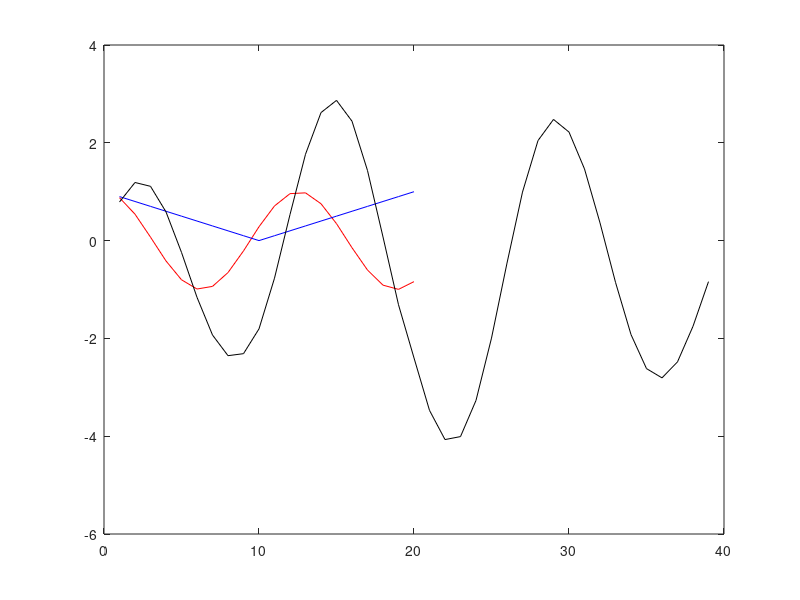
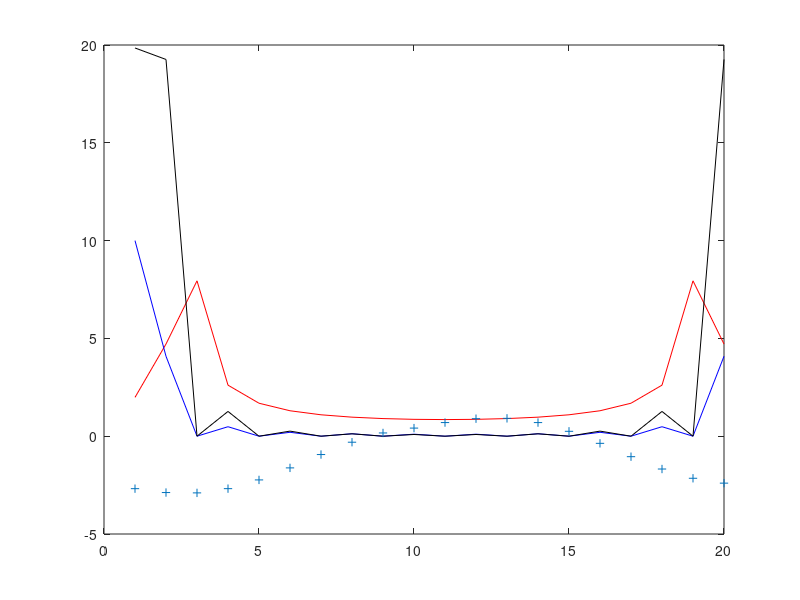
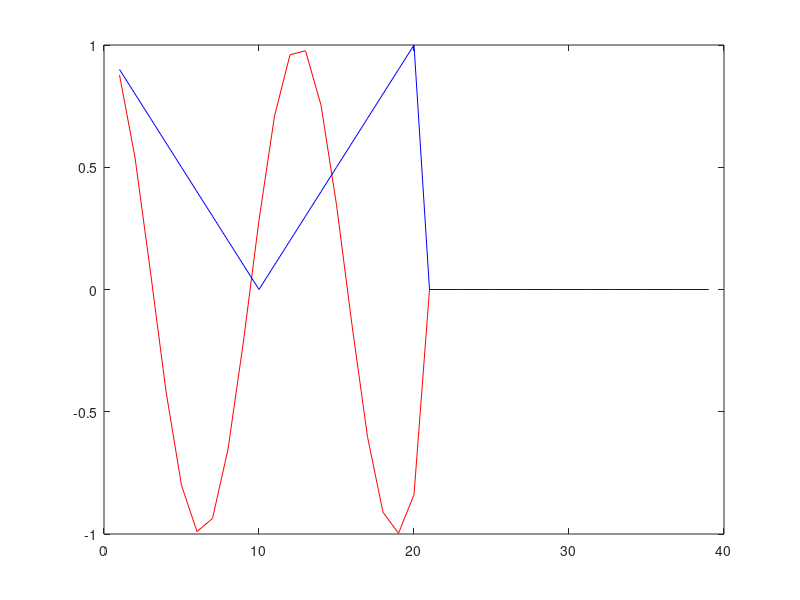
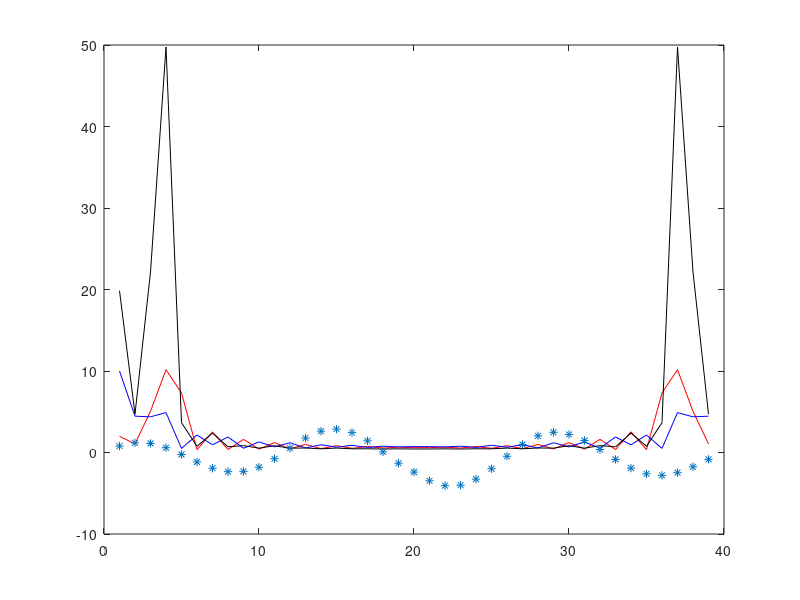

MATLAB code for these plots, in order:
clear all
clc

x = cos(0.5 * [1:1:20]);
h = 0.1 * abs([1:1:20] - 10);
y = conv(x, h)    % 39 deigmata = 20+20-1

plot(x, 'red');
hold on
plot(h, 'blue');
hold on
plot(y, 'black')

X = fft(x);
H = fft(h);             % Complex me 20 deigmata
Ytest = X .* H;         % Diastasi = 20
figure
plot(abs(X), 'red');
hold on
plot(abs(H), 'blue');
hold on
plot(abs(Ytest), 'black');
% Nai, alla to mauro fasma Ytest einai o DFT tou y = x synelixi h?
% Kati tetoio den isxyei
% Tha to dw to lathos me ifft 
ytest = ifft(Ytest);
plot(ytest, '+');
% To ytest einai lathos exei 20 anti 39

% ZERO PANTING = SWSTO
xx = zeros(1,39);
xx(1:20) = x;
figure
plot(xx, 'red');

hh = zeros(1,39);
hh(1:20) = h;
hold on
plot(hh, 'blue');

XX = fft(xx);
HH = fft(hh);
figure
plot(abs(XX), 'red');
hold on
plot(abs(HH), 'blue');
YY = XX .* HH;
plot(abs(YY), 'black');
% Tha dw me ton ifft kati me 39 deigmata kai sygkekrimena ayto to mauto tou
% figure1
yy = real(ifft(YY));    % Gia ypologistikes astoxies to real()
plot(yy, '*')